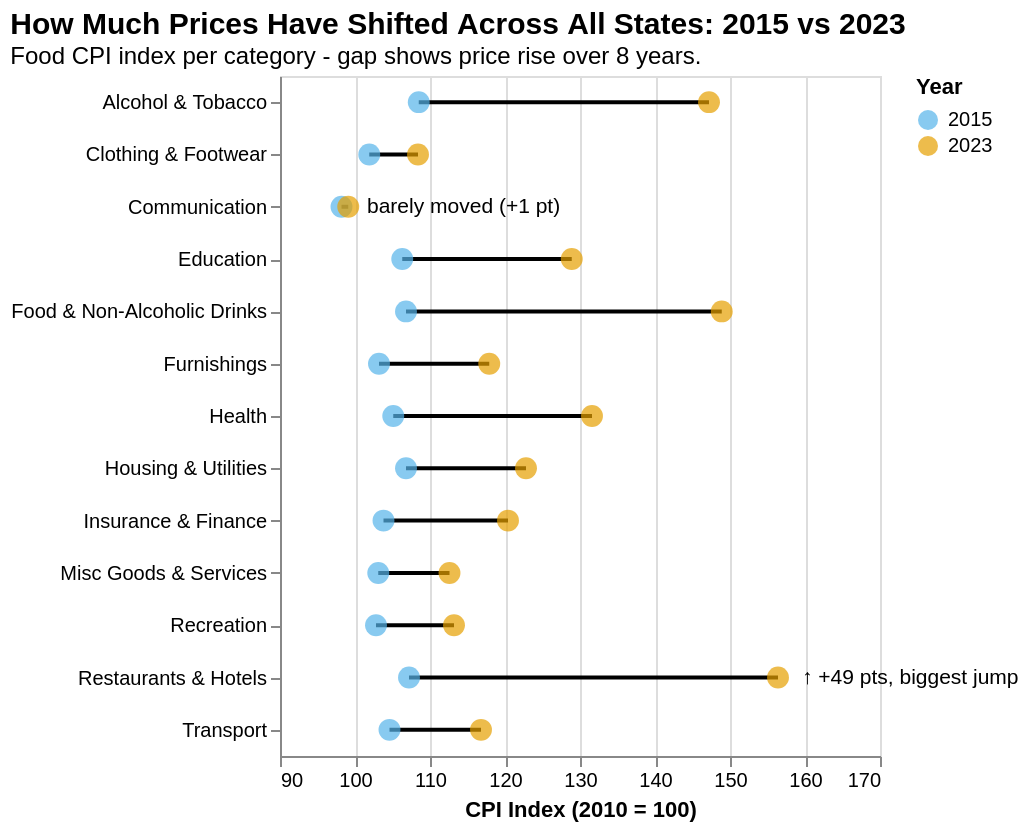

Write the Vega-Lite specification saved for this chart.
### Vega-Lite specification from a JSON file in a GitHub repository (floating-point values rounded to 4 significant figures)
{"$schema": "https://vega.github.io/schema/vega-lite/v5.json", "title": {"text": "How Much Prices Have Shifted Across All States: 2015 vs 2023", "subtitle": "Food CPI index per category - gap shows price rise over 8 years.", "anchor": "start", "fontSize": 15, "subtitleFontSize": 12}, "width": "container", "height": 340, "data": {"values": [{"label": "Restaurants & Hotels", "year": "2015", "index": 107.2}, {"label": "Restaurants & Hotels", "year": "2023", "index": 156.4}, {"label": "Food & Non-Alcoholic Drinks", "year": "2015", "index": 106.8}, {"label": "Food & Non-Alcoholic Drinks", "year": "2023", "index": 148.9}, {"label": "Alcohol & Tobacco", "year": "2015", "index": 108.5}, {"label": "Alcohol & Tobacco", "year": "2023", "index": 147.2}, {"label": "Health", "year": "2015", "index": 105.1}, {"label": "Health", "year": "2023", "index": 131.6}, {"label": "Education", "year": "2015", "index": 106.3}, {"label": "Education", "year": "2023", "index": 128.9}, {"label": "Housing & Utilities", "year": "2015", "index": 106.8}, {"label": "Housing & Utilities", "year": "2023", "index": 122.8}, {"label": "Insurance & Finance", "year": "2015", "index": 103.8}, {"label": "Insurance & Finance", "year": "2023", "index": 120.4}, {"label": "Furnishings", "year": "2015", "index": 103.2}, {"label": "Furnishings", "year": "2023", "index": 117.9}, {"label": "Transport", "year": "2015", "index": 104.6}, {"label": "Transport", "year": "2023", "index": 116.8}, {"label": "Recreation", "year": "2015", "index": 102.8}, {"label": "Recreation", "year": "2023", "index": 113.2}, {"label": "Misc Goods & Services", "year": "2015", "index": 103.1}, {"label": "Misc Goods & Services", "year": "2023", "index": 112.6}, {"label": "Clothing & Footwear", "year": "2015", "index": 101.9}, {"label": "Clothing & Footwear", "year": "2023", "index": 108.4}, {"label": "Communication", "year": "2015", "index": 98.2}, {"label": "Communication", "year": "2023", "index": 99.1}]}, "layer": [{"mark": {"type": "line", "color": "black", "strokeWidth": 2}, "encoding": {"y": {"field": "label", "type": "nominal", "title": null, "sort": {"field": "index", "op": "max", "order": "descending"}}, "x": {"field": "index", "type": "quantitative", "title": "CPI Index (2010 = 100)", "scale": {"domain": [90, 170]}}, "detail": {"field": "label"}}}, {"mark": {"type": "point", "filled": true, "size": 120}, "encoding": {"y": {"field": "label", "type": "nominal", "sort": {"field": "index", "op": "max", "order": "descending"}}, "x": {"field": "index", "type": "quantitative"}, "color": {"field": "year", "type": "nominal", "scale": {"domain": ["2015", "2023"], "range": ["#56B4E9", "#E69F00"]}, "legend": {"title": "Year", "orient": "right", "legendX": 400, "legendY": 280}}, "tooltip": [{"field": "label", "title": "Category"}, {"field": "year", "title": "Year"}, {"field": "index", "title": "CPI Index", "format": ".1f"}]}}, {"data": {"values": [{"x": 158, "y": "Restaurants & Hotels", "label": "↑ +49 pts, biggest jump"}, {"x": 100, "y": "Communication", "label": "barely moved (+1 pt)"}]}, "mark": {"type": "text", "fontSize": 10.5, "color": "#000000", "align": "left", "dx": 6}, "encoding": {"x": {"field": "x", "type": "quantitative"}, "y": {"field": "y", "type": "nominal", "sort": {"field": "x", "op": "max", "order": "descending"}}, "text": {"field": "label"}}}]}
